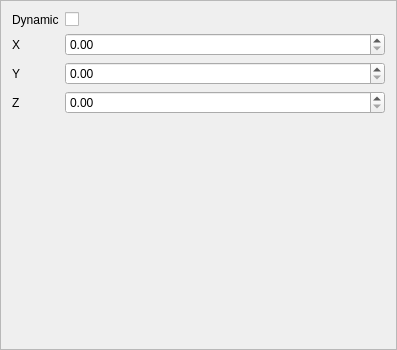
<?xml version="1.0" encoding="UTF-8"?>
<ui version="4.0">
 <class>PhysicsBoxWidget</class>
 <widget class="QFrame" name="PhysicsBoxWidget">
  <property name="geometry">
   <rect>
    <x>0</x>
    <y>0</y>
    <width>397</width>
    <height>350</height>
   </rect>
  </property>
  <property name="windowTitle">
   <string>Frame</string>
  </property>
  <property name="frameShape">
   <enum>QFrame::StyledPanel</enum>
  </property>
  <property name="frameShadow">
   <enum>QFrame::Raised</enum>
  </property>
  <layout class="QFormLayout" name="formLayout">
   <property name="fieldGrowthPolicy">
    <enum>QFormLayout::AllNonFixedFieldsGrow</enum>
   </property>
   <item row="0" column="0">
    <widget class="QLabel" name="label">
     <property name="text">
      <string>Dynamic</string>
     </property>
    </widget>
   </item>
   <item row="0" column="1">
    <widget class="QCheckBox" name="isDynamicCheckBox">
     <property name="text">
      <string/>
     </property>
    </widget>
   </item>
   <item row="1" column="0">
    <widget class="QLabel" name="label_2">
     <property name="text">
      <string>X</string>
     </property>
    </widget>
   </item>
   <item row="2" column="0">
    <widget class="QLabel" name="label_3">
     <property name="text">
      <string>Y</string>
     </property>
    </widget>
   </item>
   <item row="2" column="1">
    <widget class="QDoubleSpinBox" name="ySizeInput"/>
   </item>
   <item row="3" column="0">
    <widget class="QLabel" name="label_4">
     <property name="text">
      <string>Z</string>
     </property>
    </widget>
   </item>
   <item row="3" column="1">
    <widget class="QDoubleSpinBox" name="zSizeInput"/>
   </item>
   <item row="1" column="1">
    <widget class="QDoubleSpinBox" name="xSizeInput"/>
   </item>
  </layout>
 </widget>
 <resources/>
 <connections/>
</ui>
